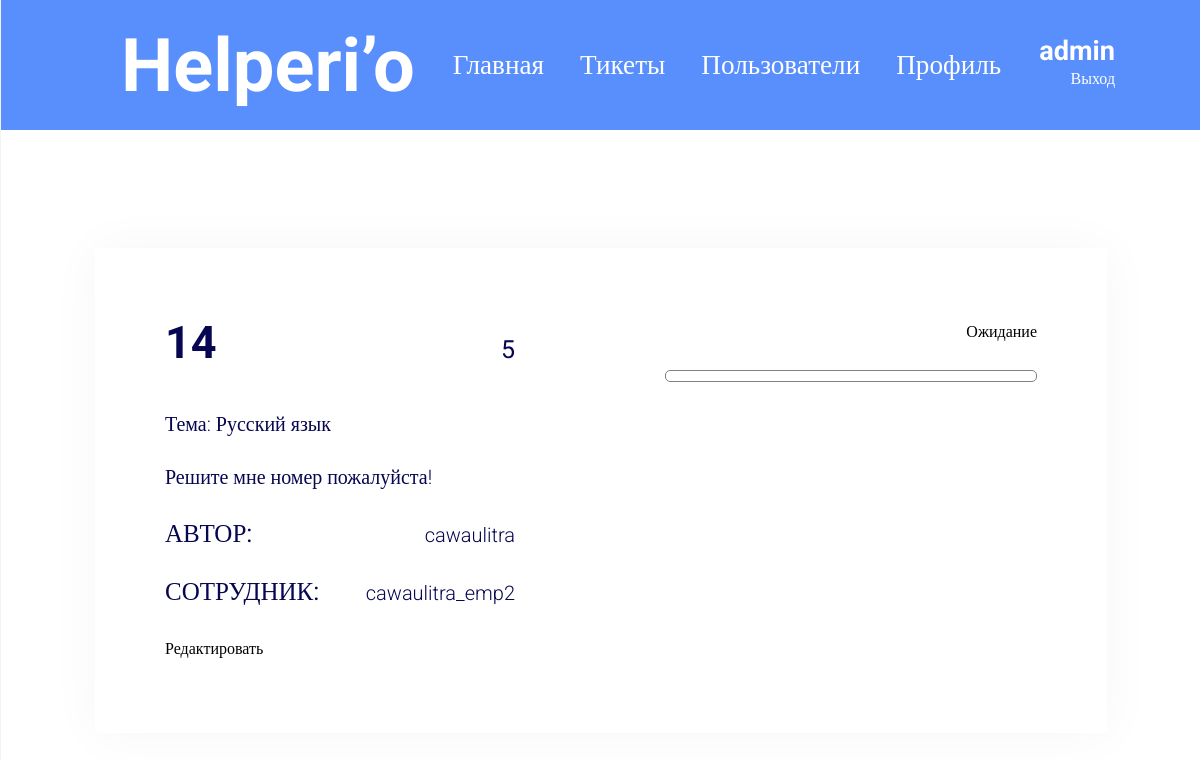
/admin/view_ticket/14 (signed in), run on the app's committed database.
### tables this page shows
CREATE TABLE `tickets` (
  `id` int(15) NOT NULL,
  `id_author` int(15) NOT NULL,
  `id_employee` int(15) NOT NULL,
  `title` varchar(255) NOT NULL,
  `id_type` int(15) NOT NULL,
  `text` mediumtext NOT NULL,
  `id_status` int(15) NOT NULL,
  `create_date` timestamp NOT NULL DEFAULT current_timestamp() ON UPDATE current_timestamp(),
  `start_date` timestamp NULL DEFAULT '0000-00-00 00:00:00',
  `end_date` timestamp NULL DEFAULT '0000-00-00 00:00:00'
);

CREATE TABLE `ticket_type` (
  `id` int(15) NOT NULL,
  `name` varchar(63) NOT NULL
);

CREATE TABLE `users` (
  `id` int(15) NOT NULL,
  `login` varchar(63) NOT NULL,
  `name` varchar(63) NOT NULL,
  `password` varchar(63) NOT NULL,
  `id_role` int(1) NOT NULL
);

### application/core/view.php (called while the page is built)
<?php
class View
{
	function generate($content_view, $template_view, $data = null)
	{
		include 'application/views/'.$template_view;
	}
}
?>

### application/bootstrap.php (called while the page is built, shortened)
<?php
require_once 'core/view.php';
Route::start();
?>

### index.php (called while the page is built, shortened)
<?php
require_once 'application/bootstrap.php';
?>

### application/models/model_admin.php (called while the page is built, shortened)
<?php
class Model_Admin extends Model
{
    function view_ticket($id) {
        $data = [];
        $mysqli = $this->sql_connect();
        $mysqli->set_charset('utf8');
        $string = "SELECT `tickets`.*,
        `user1`.`login` AS `login1`,
        `user2`.`login` AS `login2`,
        `ticket_type`.`name`
        FROM `tickets`
            LEFT JOIN `users` AS user1 ON (`tickets`.`id_author` = `user1`.`id`)
            LEFT JOIN `users` AS user2 ON (`tickets`.`id_employee` = `user2`.`id`)
            JOIN `ticket_type` ON  (`tickets`.`id_type` = `ticket_type`.`id`)
            WHERE `tickets`.`id` = $id";
        $check = $mysqli->query($string);
        if ($check = $check->fetch_assoc()) {
            $data['ticket'] = [
                'id' => $check['id'],
                'id_author' => $check['id_author'],
                'id_employee' => $check['id_employee'],
                'login_author' => $check['login1'],
                'login_employee' => $check ['login2'],
                'id_type' => $check['id_type'],
                'title' => $check['id_type'],
                'name' => $check['name'],
                'text' => $check['text'],
                'id_status' => $check['id_status']
            ];
        }
        return $data;
    }
}

### application/views/view_ticket_admin_view.php (the view, shortened to what this page needs)
<div class="main-content">
    <div class="info">
        <?php
            if (isset($data)) {
                echo "<span><h1 id='id_ticket_is'>". $data['ticket']['id'] ."</h1><h2 style='padding-left: 20px;'>". $data['ticket']['title'] ."</h2></span>";
                echo "<span><p class='type'>Тема: ". $data['ticket']['name'] ."</p></span>";
                echo "<span><p class='text'>". $data['ticket']['text'] ."</p></span>";
                echo "<span class='creator-info'><h2>Автор: </h2><p>". $data['ticket']['login_author'] ."</p></span>";
                echo "<span class='worker-info'><h2>Сотрудник: </h2><p>". $data['ticket']['login_employee'] ."</p></span>";
            }
        ?>
        <a class='edit' href="/admin/edit_ticket/<?php echo $data['ticket']['id']; ?>">Редактировать</a>
    </div>
    <div class="chat-all">
        <p><?php
            if ($data['ticket']['id_status'] == 1) echo "Ожидание";
        ?></p>
        <form onsubmit="return false;" id='chat_form'>
            <div class="message_container" id="message_container">
            </div>
        </form>
    </div>
</div>

### css/style.css (style rules this page uses)
a { text-decoration: underline; color: #353535; }
body { line-height: 1.75em; overflow: hidden; }
body,input { font-family: Kreon, serif; }
h1,h2,h3,h4 { text-transform: uppercase; font-weight: normal; color: #353535; margin-bottom: 1em; }
h1 { font-size: 1.75em; }
h2 { font-size: 1.5em; }
p { margin-bottom: 1.5em; }
a { color: #353535; }
a { color: #FFF; text-decoration: none; }

### application/views/template_view.php (style rules this page uses)
* { margin: 0; padding: 0; font-family: Roboto; }
a { text-decoration: underline; color: #353535; }
body { line-height: 1.75em; overflow: hidden; }
body,input { font-family: Kreon, serif; }
h1,h2,h3,h4 { text-transform: uppercase; font-weight: normal; color: #353535; margin-bottom: 1em; }
h1 { font-size: 1.75em; }
h2 { font-size: 1.5em; }
p { margin-bottom: 1.5em; }
a { color: #353535; }
a { color: #FFF; text-decoration: none; }

### application/views/view_ticket_admin_view.php (style rules this page uses)
span { display: flex; flex-direction: row; align-content: stretch; flex-wrap: wrap; justify-content: space-between; align-items: baseline; }
.main-content { display: flex; flex-direction: row; background: rgba(255, 255, 255, 0.95); box-shadow: 0px 1px 49px rgba(0, 0, 0, 0.04); padding: 70px; }
.info { display: flex; flex-direction: column; }
.chat-all { display: flex; flex-direction: column; align-items: flex-end; padding-left: 150px; }
span h2 { font-family: Roboto; font-style: normal; font-weight: normal; font-size: 25px; line-height: 29px; color: #070651; }
span p { font-family: Roboto; font-style: normal; font-weight: 300; font-size: 20px; line-height: 23px; color: #070651; }
span h1 { font-family: Roboto; font-style: normal; font-weight: bold; font-size: 45px; line-height: 50px; color: #070651; }
.message_container { overflow-y: scroll; border: 1px solid grey; border-radius: 5px; padding: 5px; width: 30vw; max-height: 500px; display: flex; flex-direction: column; }
.text { word-wrap: break-word; width: 350px; }
.edit { color: black; }

### data on the page
tickets: id "14", id_type "5", ticket_type.name "Русский язык", text "Решите мне номер пожалуйста!", id_author.login "cawaulitra", users.login "cawaulitra_emp2"

### other printed values
$_SESSION['login'] "admin"
